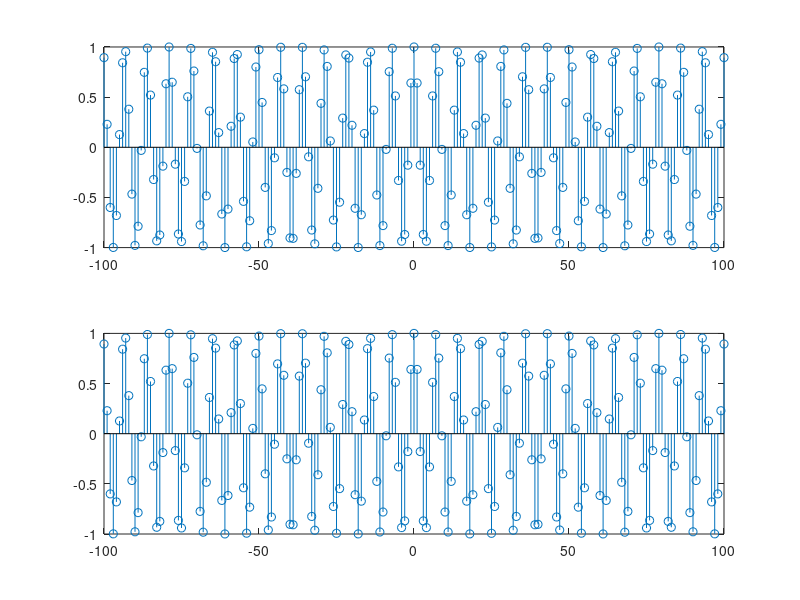

MATLAB code to generate this figure:
clc
clear all
t=-100:100

x=cos(7*t/8)
subplot(2,1,1)
stem(t,x)
t1=-t
x=cos(7*t1/8)
subplot(2,1,2)
stem(-t1,x)